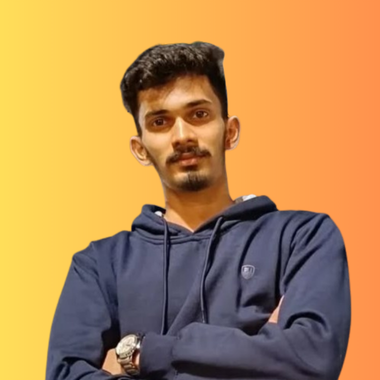
#> input picture 3. Threshold Value/Suraj.png, 380 x 380 px
$ python ThresholdValue.py
#> lines starting #> are read from the running program, lines starting #| are printed output that depends on the picture; after the words box and inside, x2 and y2 are one past the last pixel; in counts of white or black regions, pixels touching at a corner belong together
import cv2
img = cv2.imread('Suraj.png')
#> img is the input picture: shape (380, 380, 3); mean B, G, R 83.6, 139.3, 184.3
grayimg = cv2.cvtColor(img,cv2.COLOR_BGR2GRAY)
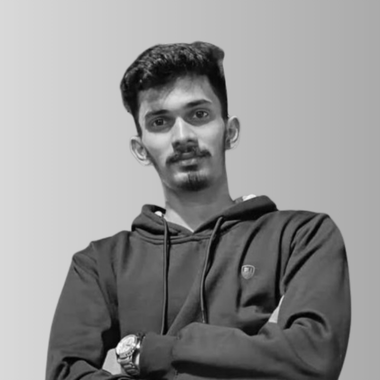
#> grayimg: shape (380, 380); min 1, max 252, mean 146.4
thresholdimg = cv2.threshold(grayimg, 120,255,cv2.THRESH_BINARY)[1]
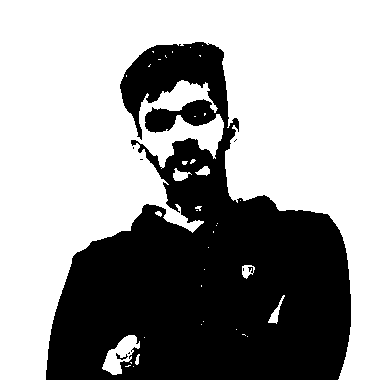
#> thresholdimg: shape (380, 380); 61.1% white; 7 black regions (5 under 20 px), largest, box (x1, y1, x2, y2) and area: (46, 42, 351, 380) 56137, (116, 353, 128, 360) 32

# Display the Original image
cv2.imshow('Original Image', img)
# Display the Threshold Image
cv2.imshow('Sketched Image', thresholdimg)

cv2.waitKey(0)
cv2.destroyAllWindows()
